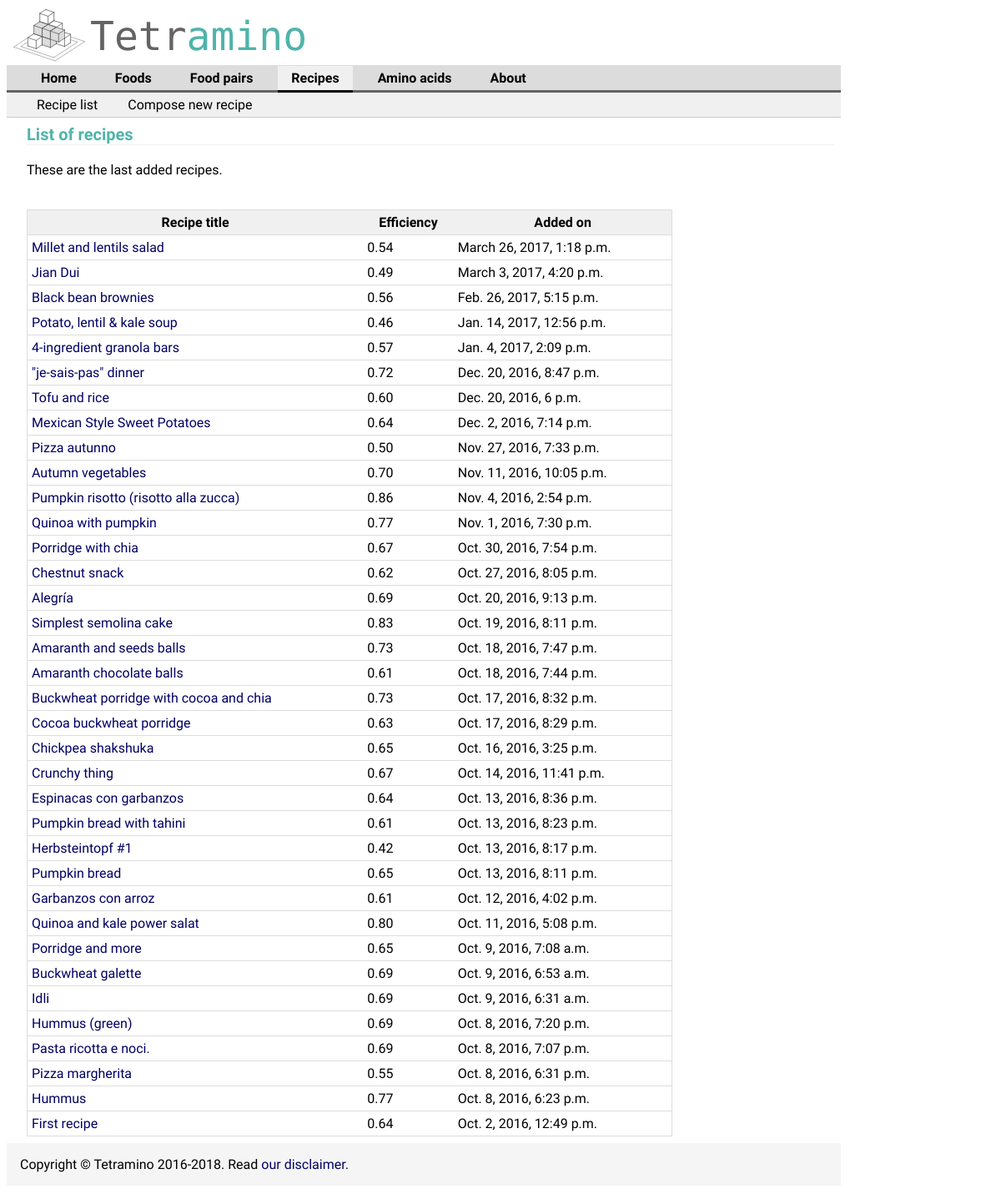
The page /recipeTable/ on the database as committed earlier.
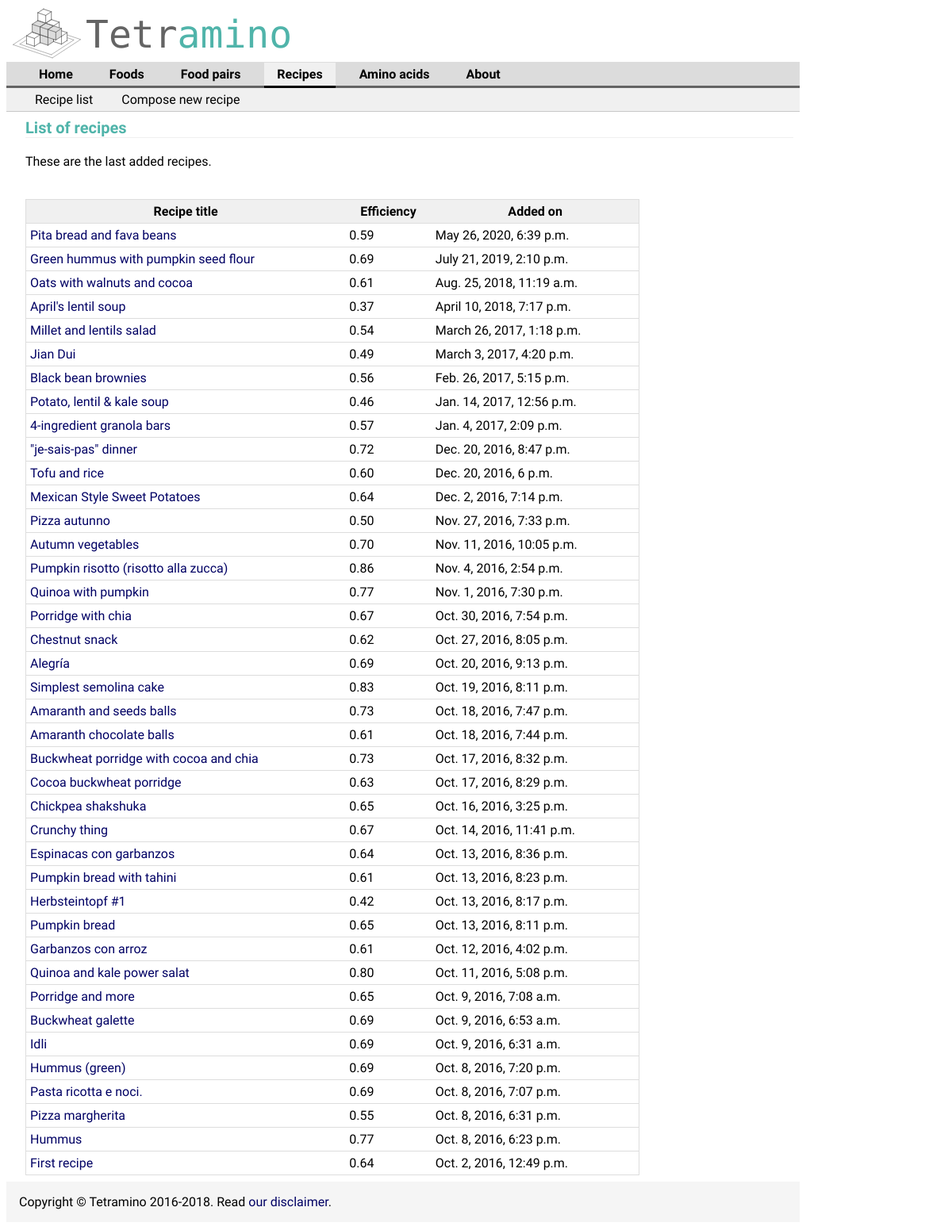
The same page on the database as committed later.
### aminoApp/models.py (models this page shows, shortened)
class Recipe(models.Model):
    title = models.CharField(max_length=255)
    description = models.TextField(null=True, blank=True)
    category = models.CharField(max_length=20, null=True, blank=True) # or a choice
    link = models.CharField(max_length=80, null=True, blank=True)
    date_added = models.DateTimeField('date added', null=True, blank=True,auto_now_add=True)
    efficiency = models.FloatField(null=True)
    aa_score = models.FloatField(null=True, blank=True)

### aminoApp/views.py (the view)
# urls.py: url(r'^recipeTable/', views.showRecipeTable, name='recipeTable'),
def showRecipeTable(request):
    recipeList= Recipe.objects.order_by('-date_added')[:50]
    context = {'recipeList': recipeList}
    return render(request, 'aminoApp/recipeTable.html', context)

### aminoApp/templates/aminoApp/recipeTable.html (shortened to what this page needs)
{% extends "aminoApp/baseRecipe.html" %}
{% block content %}
<h1>List of recipes</h1>
These are the last added recipes.
    {% if recipeList %}
        <table>
            <tr>
                <th>Recipe title</th>
                <th>Efficiency</th>
                <th>Added on</th>
            </tr>
        {% for recipe in recipeList %}
            <tr>
                <td><a href="/showRecipe/{{ recipe.pk }}/">{{ recipe.title }}</a> </td>
                <td>{{ recipe.efficiency | floatformat:2 }} </td>
                <td>{{ recipe.date_added}} </td>
            </tr>
        {% endfor %}
        </table>
    {% else %}
        <p>No recipe is available.</p>
    {% endif %}
{% endblock %}

### aminoApp/templates/aminoApp/baseRecipe.html (shortened to what this page needs)
{% extends "aminoApp/base.html" %}
{% block section %}section-recipes{% endblock %}
{% block subhead %}
    <ul>
        <li><a href="/recipe-list/">Recipe list</a></li>
        <li><a href="/compose-recipe/">Compose new recipe</a></li>
    </ul>
{% endblock %}

### aminoApp/templates/aminoApp/base.html (shortened to what this page needs)
<!DOCTYPE html>
<html lang="en">
<head>
    {% load static from staticfiles %}
    <link rel="stylesheet" href="{% static "aminoApp/yellowBungeeStyle.css" %}" />
    <link rel="stylesheet" href="{% static "aminoApp/fontello.css" %}" />
</head>
<body id="{% block section %}section-generic{% endblock %}">
    <div id="container">
        <div id="titlebar">
            <table style="width:100%">
                <tr>
                    <td width="10%"><img src="/static/aminoApp/platefulOfCubes.svg" height="70" width="100" align="middle"/></td>
                    <td>Tetr<span class="titlebarSecondColor">amino</span></td>
                </tr>
            </table>
        </div>
        <div id="headbar">
            {% block headbar %}
            <ul>
                <li class="nav-home"><a href="/">Home</a></li>
                <li class="nav-foods"><a href="/list-foods/" class="foods">Foods</a></li>
                <li class="nav-foodpairs"><a href="/food-pairs/">Food pairs</a></li>
                <li class="nav-recipes"><a href="/recipe-list/">Recipes</a></li>
                <li class="nav-aminos"><a href="/list-amino-acids/">Amino acids</a></li>
                <li class="nav-about"><a href="/about/">About</a></li>
            </ul>
            {% endblock %}
        </div>
        <div id="subhead">
            {% block subhead %}{% endblock %}
        </div>
        <div id="content">
            {% block content %}{% endblock %}
        </div>
        <div id="footer">
            {% block footer %}
            Copyright &copy; Tetramino 2016-2018.
            Read <a href="/about-disclaimer/">our disclaimer</a>.
            {% endblock %}
        </div>
    </div>
</body>
</html>

### aminoApp/static/aminoApp/yellowBungeeStyle.css (style rules this page uses)
img { vertical-align:middle; }
ul { list-style-type: circle; padding: 0; margin: 0; }
body { font-family: "Raleway", serif; }
th, td { border-bottom: 1px solid #ddd; padding: 5px; }
th { background-color: rgb(240,240,240); }
table { border-collapse: collapse; border: 1px solid #ddd; width: 80%; }
#titlebar table { border: 0px; }
#titlebar td { font-family: 'Monoton', cursive; font-size: 48px; font-weight: bold margin-top: -0.2em; margin-bottom: -0.1em; margin-left: 0em; margin-right: 0; background-color: white; color: rgb(100,100,100); padding-top: 0; padding-right: 0; padding-bottom: 0; padding-left: 0; }
.titlebarSecondColor { color: rgb(80,180,170); }
div#container { min-width: 700px; max-width: 1000px; }
#headbar ul, #subhead ul { margin: 0; padding: 5px 20px 5px 20px; list-style-type: none; list-style-image: none; }
#headbar li, #subhead li { display: inline; }
#headbar ul li a { text-decoration:none; margin: 5px; padding: 5px 16px 5px 16px; font-weight: bold; color: black; }
#subhead ul li a { text-decoration:none; margin: 4px; padding: 4px 12px 4px 12px; color: black; }
div#headbar { background-color:rgb(220,220,220); border-bottom: solid rgb(100,100,100); }
div#subhead { background-color:rgb(240,240,240); border-bottom: solid 1px rgb(200,200,200); }
a:link { text-decoration: none; color: rgb(0,0,100); }
li a:link { color: rgb(50,50,50); }
#section-home .nav-home a, #section-foods .nav-foods a, #section-about .nav-about a, #section-foodpairs .nav-foodpairs a, #section-recipes .nav-recipes a, #section-aminos .nav-aminos a { background-color:rgb(240,240,240); border-bottom: solid rgb(0,0,0); }
h1 { margin-bottom: 1em; margin-top: 0; margin-left: 0em; font-family: 'Raleway', serif; font-size: 20px; text-align: left; color: rgb(80,180,170); border-bottom: solid 1px rgb(240,240,240); }
div#footer { background-color:rgb(245,245,245); margin-bottom: 0.6em; padding: 1em; }
div#content { margin-left:1em; margin-right: 0em; padding: 0.5em; float: none }

Rows that differ between the two databases and show on the page:
added Recipe: title "Pita bread and fava beans", efficiency "0.59", date_added "May 26, 2020, 6:39 p.m."
added Recipe: title "Green hummus with pumpkin seed flour", efficiency "0.69", date_added "July 21, 2019, 2:10 p.m."
added Recipe: title "Oats with walnuts and cocoa", efficiency "0.61", date_added "Aug. 25, 2018, 11:19 a.m."
added Recipe: title "April's lentil soup", efficiency "0.37", date_added "April 10, 2018, 7:17 p.m."
